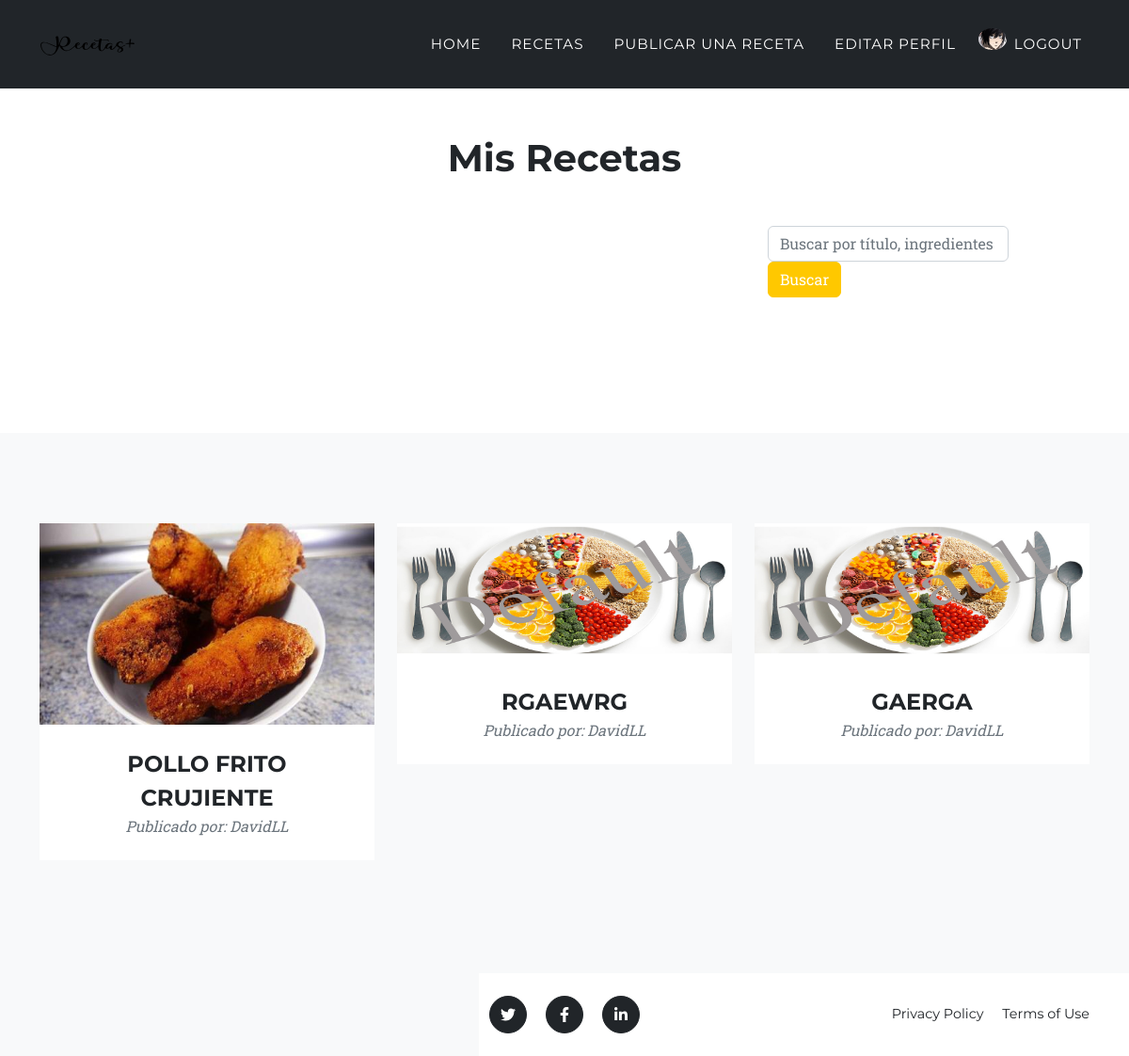
The app's page /recetas/mis/ (signed in) with its own data.
### recetas/models.py (models this page shows, shortened)
class Avatar(models.Model):
    user = models.OneToOneField(User, on_delete=models.CASCADE)
    imagen = models.ImageField(upload_to='avatares', null=True, blank=True)

class Publicaciones(models.Model):
    title = models.CharField(max_length=100)
    fecha_creation = models.DateTimeField(auto_now_add=True) #Añade automaticamente la fecha por defecto
    fecha_actualizada = models.DateTimeField(null=True)
    ingredientes = models.TextField(blank=True)
    preparacion = models.TextField(blank=True)
    email_p = models.EmailField()
    contacto_tel = models.IntegerField(default=000000000)
    autor = models.ForeignKey(User, on_delete=models.CASCADE)   #Si se borra el usuario, se borran sus recetas
    imagen_p = models.ImageField(upload_to='secun/images', default='default_image.jpg')  # Campo de imagen
    imagen_redimensionada = models.ImageField(upload_to='redimens/images', default='default_image.jpg')

### recetas/views.py (the view)
# urls.py: path('recetas/mis/',views.mis_recetas, name='mis_recetas'),
@login_required
def mis_recetas(request):
    usuario_actual = request.user
    recetas_x = Publicaciones.objects.filter(autor=usuario_actual)
    query = request.GET.get("q")
    if query:
        recetas_x = recetas_x.filter(
            Q(title__icontains=query) | Q(ingredientes__icontains=query) | Q(preparacion__icontains=query)
        )
    return render(request, 'mis_recetas.html', {'recetas': recetas_x, 'query': query})

### recetas/templates/mis_recetas.html (shortened to what this page needs)
{% extends 'padre2_recetas.html' %}
{% block content %}
<main>
    <section>
        <h1 class="text-center"> Mis Recetas </h1>
        <div class="mt-5">
            <div class="row">
                <div class="col-md-8"></div>
                <div class="col-md-4">
                    <form method="GET" action="{% url 'recetas' %}">
                        <div class="form-row">
                            <div class="col-8">
                                <input type="text" name="q" class="form-control" placeholder="Buscar por título, ingredientes o preparación" value="{{ request.GET.q }}">
                            </div>
                            <div class="col-4">
                                <button type="submit" class="btn btn-primary">Buscar</button>
                            </div>
                        </div>
                    </form>
                </div>
            </div>
        </div>
    </section>
    <section class="page-section bg-light" id="portfolio">
        <div class="container">
            <div class="row">
                {% for receta in recetas %}
                    <div class="col-lg-4 col-sm-6 mb-4">
                        <div class="portfolio-item">
                            <a class="portfolio-link" data-bs-toggle="modal" href="{% url 'recetas_detail' receta.id %}">
                                <img class="img-fluid" src="{{ receta.imagen_redimensionada.url }}" alt="{{ receta.title }}" />
                            </a>
                            <div class="portfolio-caption">
                                <div class="portfolio-caption-heading text-uppercase">{{ receta.title }}</div>
                                <div class="portfolio-caption-subheading text-muted">Publicado por: {{ receta.autor }}</div>
                            </div>
                        </div>
                    </div>
                {% endfor %}
            </div>
        </div>
    </section>
</main>
{% endblock %}

### recetas/templates/padre2_recetas.html (shortened to what this page needs)
<!DOCTYPE html>
<html lang="en">
    <head>
        {% load static %}
        <link href="{% static 'recetas/css/styles.css' %}" rel="stylesheet" />
    </head>
    <body id="page-top">
        <nav class="navbar navbar-expand-lg navbar-dark bg-dark fixed-top" id="mainNav">
            <div class="container">
                <a class="navbar-brand" href="#page-top"><img src="{% static 'recetas/assets/img/navbar-logo4.svg' %}" alt="..." /></a>
                <div class="collapse navbar-collapse" id="navbarResponsive">
                    <ul class="navbar-nav text-uppercase ms-auto py-4 py-lg-0">
                        <li class="nav-item"><a class="nav-link" href="/..">Home</a></li>
                        {% if user.is_authenticated %}
                            {% if request.path == '/recetas/mis/' %}
                            <li class="nav-item"><a class="nav-link" href="/recetas">Recetas</a></li>
                            <li class="nav-item"><a class="nav-link" href="/recetas/create">Publicar una receta</a></li>
                            {% endif %}
                        <li class="nav-item"><a class="nav-link" href="/editar_perfil">Editar perfil</a></li>
                        {% if user.avatar %}
                        <div>
                            <img src="{{ user.avatar.imagen.url }}" alt="Avatar" style="max-width: 30px;" class="rounded-circle img-fluid">
                        </div>
                        {% endif %}
                        <li class="nav-item"><a class="nav-link" href="/logout">Logout</a></li>
                        {% endif %}
                    </ul>
                </div>
            </div>
        </nav>
        {% block content %}
        {% endblock %}
        <footer class="footer py-4">
            <div class="container">
                <div class="row align-items-center">
                    <div class="col-lg-4 text-lg-start">Copyright &copy; My Website 2023</div>
                    <div class="col-lg-4 my-3 my-lg-0">
                        <a class="btn btn-dark btn-social mx-2" href="#!" aria-label="Twitter"><i class="fab fa-twitter"></i></a>
                        <a class="btn btn-dark btn-social mx-2" href="#!" aria-label="Facebook"><i class="fab fa-facebook-f"></i></a>
                        <a class="btn btn-dark btn-social mx-2" href="#!" aria-label="LinkedIn"><i class="fab fa-linkedin-in"></i></a>
                    </div>
                    <div class="col-lg-4 text-lg-end">
                        <a class="link-dark text-decoration-none me-3" href="#!">Privacy Policy</a>
                        <a class="link-dark text-decoration-none" href="#!">Terms of Use</a>
                    </div>
                </div>
            </div>
        </footer>

### records on screen
Publicaciones: imagen_redimensionada (picture), title "POLLO FRITO CRUJIENTE", autor "DavidLL"
Publicaciones: imagen_redimensionada (placeholder picture), title "RGAEWRG", autor "DavidLL"
Publicaciones: imagen_redimensionada (placeholder picture), title "GAERGA", autor "DavidLL"
